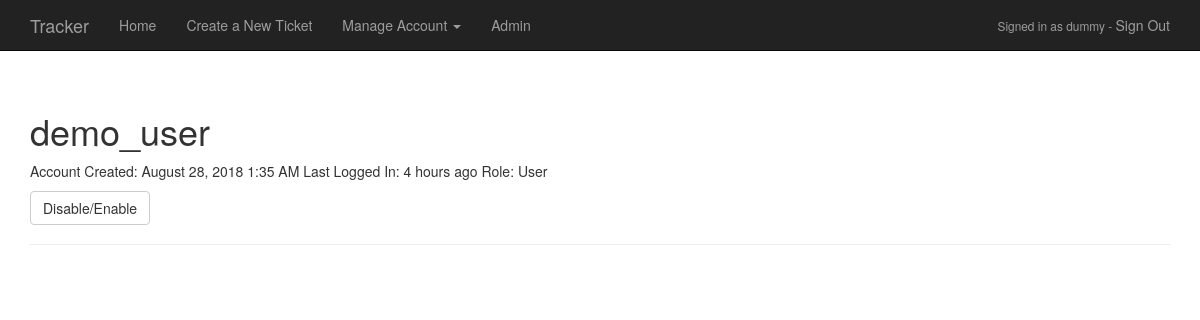
Screenshot of /admin/demo_user (signed in) with the database file from the repository.
### app/models.py (models this page shows, shortened)
class User(UserMixin, db.Model):
    __tablename__ = "users"
    id = db.Column(db.Integer, primary_key=True)
    username = db.Column(db.String(64), unique=True, index=True)
    email = db.Column(db.String(64), unique=True, index=True)
    password_hash = db.Column(db.String(128))
    confirmed = db.Column(db.Boolean, default=False)
    isadmin = db.Column(db.Boolean, default=False)
    accountcreated = db.Column(db.DateTime, default=datetime.utcnow)
    lastloggedin = db.Column(db.DateTime, default=datetime.utcnow)
    disabled = db.Column(db.Boolean, default=False)
    notifications = db.Column(db.Boolean, default=True)
    tickets = db.relationship("Ticket", backref="user", lazy="dynamic")
    comments = db.relationship("Comment", backref="user", lazy="dynamic")
    @property
    def password(self):
        raise AttributeError("password is not a readable attribute")

### app/main/views.py (the view, shortened to what this page needs)
@main.route("/admin/<username>", methods=["GET", "POST"])
@login_required
@admin_required
def user(username):
    user = User.query.filter_by(username=username).first()
    if user is None:
        abort(404)
    toggle_disable_form = ToggleDisableForm()
    return render_template("user.html", user=user, toggle_disable_form=toggle_disable_form)

### app/main/forms.py
class ToggleDisableForm(FlaskForm):
    submit = SubmitField("Disable/Enable")

### app/auth/views.py (called while the page is built)
@auth.before_app_request
def before_request():
    if current_user.is_authenticated \
            and not current_user.confirmed \
            and request.endpoint[:5] != "auth.":
        return redirect(url_for("auth.unconfirmed"))

### app/models.py (called while the page is built)
@login_manager.user_loader
def load_user(user_id):
    return User.query.get(int(user_id))

### app/templates/user.html
{% extends "base.html" %}
{% import "bootstrap/wtf.html" as wtf %}
{% block page_content %}
    <div class="page-header">
        <h1>{{ user.username }}</h1>
    <p>
        Account Created: {{ moment(user.accountcreated).format("LLL") }}
        Last Logged In: {{ moment(user.lastloggedin).fromNow() }}
        Role: {% if user.isadmin %}Admin{% else %}User{% endif %}
        {{ wtf.quick_form(toggle_disable_form) }}
    </p>
    </div>
{% endblock %}

### app/templates/base.html (shortened to what this page needs)
{% extends "bootstrap/base.html" %}
{% block navbar %}
<div class="navbar navbar-inverse navbar-static-top" role="navigation">
    <div class="container">
        <div class="navbar-header">
            <a class="navbar-brand" href="/">Tracker</a>
        </div>
        <div class="navbar-collapse collapse">
            <ul class="nav navbar-nav">
                <li><a href="/">Home</a></li>
                {% if current_user.is_authenticated %}
                <li><a href="{{ url_for('main.new_ticket') }}">Create a New Ticket</a></li>
                <li class="dropdown">
                    <a href="#" data-toggle="dropdown" role="button" aria-haspopup="true" aria-expanded="false">
                        Manage Account
                        <span class="caret"></span>
                    </a>
                </li>
                {% if current_user.isadmin %}
                <li><a href="{{ url_for('main.admin') }}">Admin</a></li>
                {% endif %}
                {% endif %}
            </ul>
            <ul class="nav navbar-nav navbar-right">
                {% if current_user.is_authenticated %}
                <li><p class="navbar-text small">Signed in as {{ current_user.username }} - <a class="navbar-link" style="font-size: 14px;" href="{{ url_for('auth.logout') }}">Sign Out</a></p></li>
                {% else %}
                <li><a href="{{ url_for('auth.login') }}">Sign In</a></li>
                {% endif %}
            </ul>
        </div>
    </div>
</div>
{% endblock %}
{% block content %}
<div class="container">
	{% block page_content %}{% endblock %}
</div>
{% endblock %}

### rows the page displays
User: username "dummy"
User: username "demo_user", accountcreated "August 28, 2018 1:35 AM", lastloggedin "4 hours ago"
